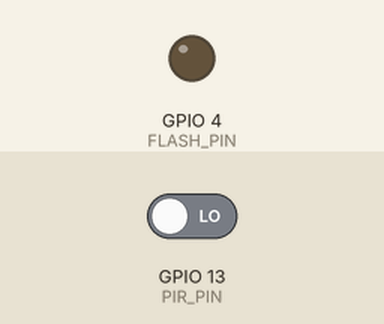
Bench run of a sketch on a simulated ESP32. On the bench: output pins drawn as LEDs (lit = HIGH). Dashed ring = blinking. The inputs (shaded band) are chosen by the test bench; at power-on: GPIO 13 (PIR_PIN) LOW. WiFi joins after 1.5 s; servers stay silent unless stated; uploads are accepted with an empty reply; random numbers use the default seed unless the sketch sets one; the camera gives no picture; what the sketch prints to the serial monitor is not drawn.

Above: at 4.2 s.
4.3 s: GPIO 13 (PIR_PIN) driven HIGH
At 4.49 s:
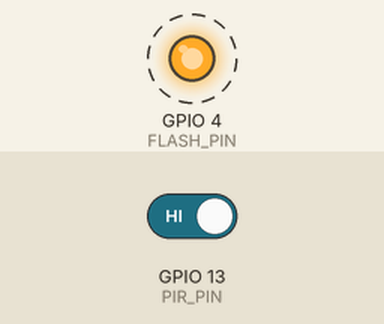
7.3 s: GPIO 13 (PIR_PIN) driven LOW
Timing chart, 0 to 10.3 s (numbered marks = the images above; inputs shaded):
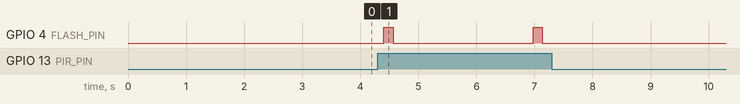

Measured:
- after the input at 4.3 s, GPIO 4 (FLASH_PIN): alternates HIGH for 0.16 s and LOW for 2.4 s, starting after 0.11 s
- after the input at 7.3 s, every drawn part: stays the same

The sketch:

esp32_sigap_sensor.ino
```cpp
/**
 * FIRMWARE RESMI SIGAP-OPT: ESP32-CAM IoT FIELD SENSOR
 * Kompatibel dengan: AI-Thinker ESP32-CAM (Kamera OV2640 + Sensor PIR HC-SR501)
 * Sesuai Spesifikasi: Proposal Bab IV & V
 *
 * Pinout:
 * - PIR OUT    -> GPIO13
 * - Kamera VCC -> 5V / 3.3V internal
 * - MicroSD    -> Slot bawaan ESP32-CAM (FAT32)
 * - LED Flash  -> GPIO4
 */

#include "esp_camera.h"
#include <WiFi.h>
#include <HTTPClient.h>
#include "FS.h"
#include "SD_MMC.h"

// 1. Konfigurasi Jaringan Wi-Fi Lapangan / Hotspot HP
const char* WIFI_SSID     = "NAMA_WIFI_ATAU_HOTSPOT_HP";
const char* WIFI_PASSWORD = "PASSWORD_WIFI";

// 2. Alamat Gateway Ingestion Server sigap-opt
const char* SERVER_TELEMETRY_URL = "https://sigap.raxbyte.com/api/iot/telemetry";
const char* SERVER_PING_URL      = "https://sigap.raxbyte.com/api/iot/ping";
const char* DEVICE_ID            = "ESP32-CAM-01";
const char* PETAK_LAHAN          = "Blok A - Petak 1";
const char* KOMODITAS_DEFAULT    = "Cabai";

// 3. Konfigurasi Pin Sensor PIR & Flash
#define PIR_PIN    13  // Sensor Gerak PIR HC-SR501
#define FLASH_PIN  4   // Onboard High-Brightness Flash LED

// 4. Pinout Kamera AI-Thinker OV2640
#define PWDN_GPIO_NUM     32
#define RESET_GPIO_NUM    -1
#define XCLK_GPIO_NUM      0
#define SIOD_GPIO_NUM     26
#define SIOC_GPIO_NUM     27
#define Y9_GPIO_NUM       35
#define Y8_GPIO_NUM       34
#define Y7_GPIO_NUM       39
#define Y6_GPIO_NUM       36
#define Y5_GPIO_NUM       21
#define Y4_GPIO_NUM       19
#define Y3_GPIO_NUM       18
#define Y2_GPIO_NUM        5
#define VSYNC_GPIO_NUM    25
#define HREF_GPIO_NUM     23
#define PCLK_GPIO_NUM     22

unsigned long lastSendTime = 0;
const unsigned long SEND_INTERVAL = 30000; // Kirim telemetri setiap 30 detik (atau terpicu PIR)

void setup() {
  Serial.begin(115200);
  delay(1000);
  Serial.println("\n[SIGAP-OPT] Inisialisasi Stasiun Sensor Lapangan...");

  pinMode(PIR_PIN, INPUT);
  pinMode(FLASH_PIN, OUTPUT);
  digitalWrite(FLASH_PIN, LOW); // Flash mati saat siaga

  // Inisialisasi Kamera
  camera_config_t config;
  config.ledc_channel = LEDC_CHANNEL_0;
  config.ledc_timer   = LEDC_TIMER_0;
  config.pin_d0       = Y2_GPIO_NUM;
  config.pin_d1       = Y3_GPIO_NUM;
  config.pin_d2       = Y4_GPIO_NUM;
  config.pin_d3       = Y5_GPIO_NUM;
  config.pin_d4       = Y6_GPIO_NUM;
  config.pin_d5       = Y7_GPIO_NUM;
  config.pin_d6       = Y8_GPIO_NUM;
  config.pin_d7       = Y9_GPIO_NUM;
  config.pin_xclk     = XCLK_GPIO_NUM;
  config.pin_pclk     = PCLK_GPIO_NUM;
  config.pin_vsync    = VSYNC_GPIO_NUM;
  config.pin_href     = HREF_GPIO_NUM;
  config.pin_sccb_sda = SIOD_GPIO_NUM;
  config.pin_sccb_scl = SIOC_GPIO_NUM;
  config.pin_pwdn     = PWDN_GPIO_NUM;
  config.pin_reset    = RESET_GPIO_NUM;
  config.xclk_freq_hz = 20000000;
  config.pixel_format = PIXFORMAT_JPEG;

  if (psramFound()) {
    config.frame_size   = FRAMESIZE_VGA; // 640x480 hemat bandwidth
    config.jpeg_quality = 12;
    config.fb_count     = 2;
  } else {
    config.frame_size   = FRAMESIZE_SVGA;
    config.jpeg_quality = 15;
    config.fb_count     = 1;
  }

  esp_err_t err = esp_camera_init(&config);
  if (err != ESP_OK) {
    Serial.printf("[ERROR] Inisialisasi kamera gagal: 0x%x\n", err);
  } else {
    Serial.println("[OK] Kamera OV2640 siap.");
  }

  // Koneksi Wi-Fi
  WiFi.begin(WIFI_SSID, WIFI_PASSWORD);
  Serial.print("[WIFI] Menghubungkan");
  int attempts = 0;
  while (WiFi.status() != WL_CONNECTED && attempts < 20) {
    delay(500);
    Serial.print(".");
    attempts++;
  }

  if (WiFi.status() == WL_CONNECTED) {
    Serial.println("\n[OK] Wi-Fi terhubung! IP: " + WiFi.localIP().toString());
    kirimPingRegistrasi();
  } else {
    Serial.println("\n[WARN] Wi-Fi gagal, alat berjalan dalam mode sensor luring.");
  }

  // Tunggu pemanasan sensor PIR (HC-SR501 ~30-60 detik)
  Serial.println("[INFO] Pemanasan sensor PIR...");
}

void loop() {
  bool pirTriggered = (digitalRead(PIR_PIN) == HIGH);
  unsigned long now = millis();

  if (pirTriggered || (now - lastSendTime >= SEND_INTERVAL)) {
    Serial.printf("[EVENT] Pemicu aktif: PIR=%s, Waktu=%lu\n", pirTriggered ? "GERAK" : "TIMER", now);
    lastSendTime = now;

    // Baca sensor suhu & kelembaban (estimasi internal / modul DHT)
    float suhu = 28.5 + (random(-10, 15) / 10.0);
    float kelembaban = 75.0 + (random(-30, 30) / 10.0);

    // Ambil foto jika PIR terdeteksi
    camera_fb_t *fb = NULL;
    if (pirTriggered) {
      digitalWrite(FLASH_PIN, HIGH);
      delay(100);
      fb = esp_camera_fb_get();
      digitalWrite(FLASH_PIN, LOW);
    }

    kirimTelemetri(suhu, kelembaban, pirTriggered);

    if (fb) {
      esp_camera_fb_return(fb);
    }

    delay(2000); // Debounce pemicu PIR
  }

  delay(200);
}

void kirimTelemetri(float suhu, float kelembaban, bool pirMotion) {
  if (WiFi.status() != WL_CONNECTED) {
    Serial.println("[WIFI] Tidak ada koneksi internet, data ditahan.");
    return;
  }

  HTTPClient http;
  http.begin(SERVER_TELEMETRY_URL);
  http.addHeader("Content-Type", "application/json");

  // Format payload JSON untuk sigap-opt
  String payload = "{";
  payload += "\"device_id\":\"" + String(DEVICE_ID) + "\",";
  payload += "\"petak\":\"" + String(PETAK_LAHAN) + "\",";
  payload += "\"komoditas\":\"" + String(KOMODITAS_DEFAULT) + "\",";
  payload += "\"suhu\":" + String(suhu, 1) + ",";
  payload += "\"kelembaban\":" + String(kelembaban, 1) + ",";
  payload += "\"pir_motion\":" + String(pirMotion ? "true" : "false");
  payload += "}";

  Serial.println("[HTTP] Mengirim data sensor: " + payload);
  int httpCode = http.POST(payload);

  if (httpCode > 0) {
    String response = http.getString();
    Serial.printf("[HTTP] Sukses (%d): %s\n", httpCode, response.c_str());
  } else {
    Serial.printf("[HTTP] Gagal kirim: %s\n", http.errorToString(httpCode).c_str());
  }

  http.end();
}

void kirimPingRegistrasi() {
  if (WiFi.status() != WL_CONNECTED) return;
  HTTPClient http;
  http.begin(SERVER_PING_URL);
  http.addHeader("Content-Type", "application/json");
  String payload = "{\"device_id\":\"" + String(DEVICE_ID) + "\",\"nama_perangkat\":\"Stasiun Perangkap " + String(DEVICE_ID) + "\",\"petak\":\"" + String(PETAK_LAHAN) + "\",\"komoditas\":\"" + String(KOMODITAS_DEFAULT) + "\",\"camera_model\":\"OV2640\",\"sensor_model\":\"DHT22 / SHT30\",\"pir_pin\":13}";
  Serial.println("[HANDSHAKE] Mengirim sinyal registrasi hardware ke server...");
  int code = http.POST(payload);
  if (code > 0) {
    Serial.printf("[HANDSHAKE OK] Perangkat terdeteksi di server: %d\n", code);
  }
  http.end();
}
```
